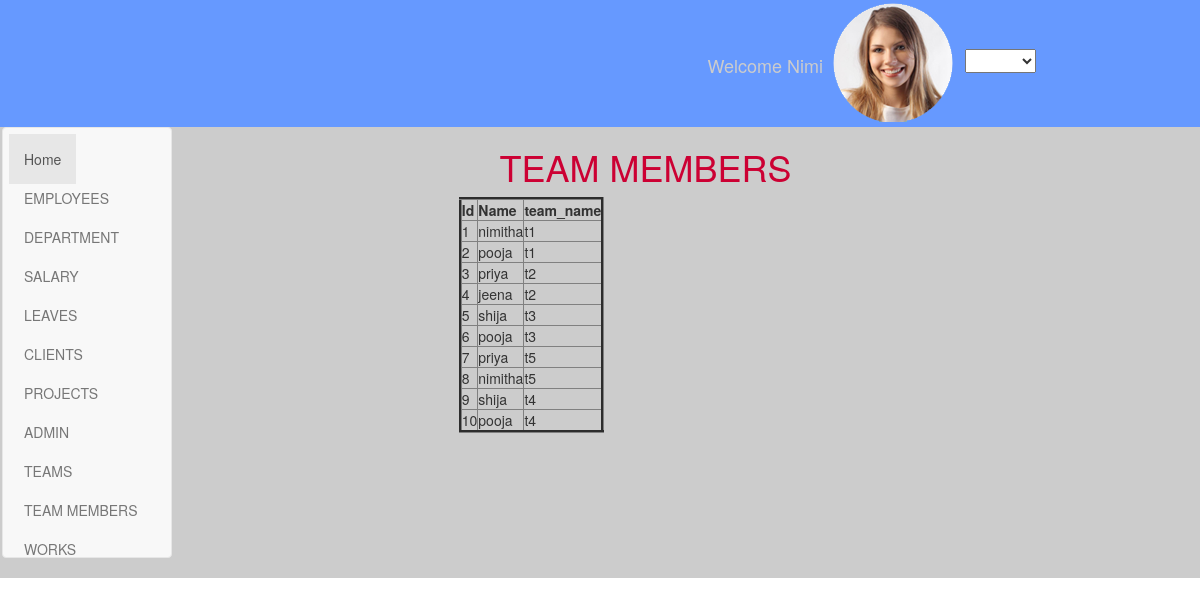
Screenshot of /view_tbl_team_members.php with the database file from the repository.
### tables this page shows
CREATE TABLE IF NOT EXISTS `tbl_team_members` (
  `id` int(11) NOT NULL AUTO_INCREMENT,
  `team_id` varchar(10) NOT NULL,
  `employee_id` varchar(10) NOT NULL,
  PRIMARY KEY (`id`)
);

CREATE TABLE IF NOT EXISTS `tbl_employees` (
  `id` int(11) NOT NULL AUTO_INCREMENT,
  `name` varchar(10) NOT NULL,
  `email` varchar(10) NOT NULL,
  `phone` varchar(10) NOT NULL,
  `address` varchar(20) NOT NULL,
  `qualification` varchar(10) NOT NULL,
  `department_id` varchar(10) NOT NULL,
  `password` varchar(10) NOT NULL,
  `status` varchar(10) NOT NULL,
  PRIMARY KEY (`id`)
);

CREATE TABLE IF NOT EXISTS `tbl_team` (
  `id` int(11) NOT NULL AUTO_INCREMENT,
  `TL_id` varchar(10) NOT NULL,
  `team_name` varchar(10) NOT NULL,
  `status` varchar(10) NOT NULL,
  PRIMARY KEY (`id`)
);

### view_tbl_team_members.php (the view, shortened to what this page needs)
<!DOCTYPE html PUBLIC "-//W3C//DTD XHTML 1.0 Transitional//EN" "http://www.w3.org/TR/xhtml1/DTD/xhtml1-transitional.dtd">
<html xmlns="http://www.w3.org/1999/xhtml">
<head>
<link rel="stylesheet" href="css/bootstrap.min.css">
<link rel="stylesheet" href="css/nimistyle.css" />
</head>
<body>
<div class="container-fluid sec1">
<div class="container sec1_head">
<div class="col-md-12">
<div class="col-md-5">
<h4>Welcome Nimi</h4>
<img src="images/pic1.png" />
<select class="option1">
<option value="null"></option>
<option value="logout">logout</option>
</select>
</div>
</div>
</div>
</div>
<div class="container-fluid sec2">
<div class="col-md-2">
<nav class="navbar navbar-default">
<ul class="nav navbar-nav nav_home">
       <li class="active"><a href="#">Home</a></li>
        <br />
       <li><a href="index.php">EMPLOYEES</a></li>
        <li><a href="view_department.php">DEPARTMENT</a></li>
        <li><a href="view_salary.php">SALARY</a></li>
        <li><a href="view_leaves.php">LEAVES</a></li>
        <li><a href="view_tbl_client.php">CLIENTS</a></li>
        <li><a href="view_tbl_projects.php">PROJECTS</a></li>
         <li><a href="view_admin.php">ADMIN</a></li>
        <li><a href="view_tbl_team.php">TEAMS</a></li>
         <li><a href="view_tbl_team_members.php">TEAM MEMBERS</a></li>
          <li><a href="view_works.php">WORKS</a></li>
      </ul>
</nav>
</div>
<div class="col-md-10">
<div class="col-md-3">
</div>
<?php
$con=open_connection();
$sql1="SELECT tbl_team_members.id,  tbl_employees.name,tbl_team.team_name
FROM tbl_team_members
INNER JOIN tbl_team
ON tbl_team_members.team_id = tbl_team.id
inner join tbl_employees
  on tbl_employees.id=tbl_team_members.employee_id
  order by tbl_team_members.id";
$result=mysqli_query($con,$sql1);
?>
<div class="col-md-5">
<h1>TEAM MEMBERS</h1>
<table border="3" class="table-border">
<tr>
<th>Id</th>
<th>Name</th>
<th>team_name</th>
</tr>
<?php
while($row=mysqli_fetch_Array($result))
{?>
<tr>
<td><?php echo $row['id'];?></td>
<td><?php echo $row['name'];?></td>
<td><?php echo $row['team_name'];?></td>
</tr>
<?php
}
?>
</table>
</div>
<div class="col-md-2">
</div>
</div>
</body>
</html>

### css/nimistyle.css (style rules this page uses)
.sec1 { background:#69F; }
.sec1 h4 { float:left; color:#CCC; margin-top: 56px; }
.sec2 { padding-left: 0px; margin-left: -13px; background:#CCC; }
.sec2 h1 { text-align:center; color:#C03; }
.sec2 li { padding: 6px; margin-bottom: -23px; }

### rows the page displays
tbl_team_members: id "1", employee.name "nimitha", team.team_name "t1"
tbl_team_members: id "2", employee.name "pooja", team.team_name "t1"
tbl_team_members: id "3", employee.name "priya", team.team_name "t2"
tbl_team_members: id "4", employee.name "jeena", team.team_name "t2"
tbl_team_members: id "5", employee.name "shija", team.team_name "t3"
tbl_team_members: id "6", employee.name "pooja", team.team_name "t3"
tbl_team_members: id "7", employee.name "priya", team.team_name "t5"
tbl_team_members: id "8", employee.name "nimitha", team.team_name "t5"
tbl_team_members: id "9", employee.name "shija", team.team_name "t4"
tbl_team_members: id "10", employee.name "pooja", team.team_name "t4"
